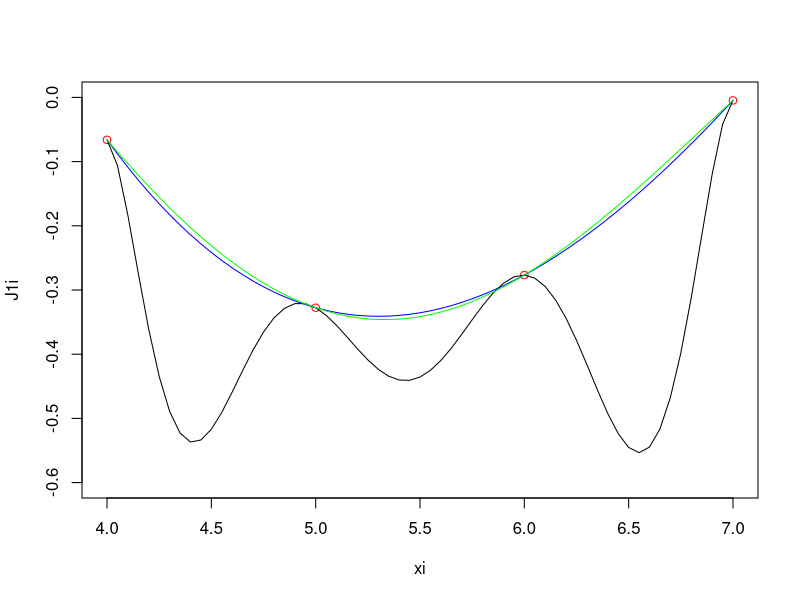

Reproduce this figure in R.
LargCoef <- function(xi, x, j)
{
  N <- length(xi)
  Lj <- 1;
  for(k in 1:N){
    if (j!=k){
      Lj <- Lj*(x-xi[k])/(xi[j]-xi[k])
    }
  }
  return(Lj)
}
DiffLj <- function(xi, x, j)
{
  N <-length(xi)
  dx = 1e-6
  Ljp <- LargCoef(xi, x+dx, j)
  Ljm <- LargCoef(xi, x-dx, j)
  dLj = (Ljp - Ljm)/2/dx
}
LargInter <- function(xi, Fi, x)
{
  N <- length(xi)
  P <- 0;
  for(j in 1:N)
  {
    Lj <- LargCoef(xi, x, j)
    P = P + Lj*Fi[j]
  }
  return(P)
}
HermiteInterp <- function(xi, Fi, dFi, x)
{
  N <- length(xi)
  P <- 0;
  for(j in 1:N){
    Lj <- LargCoef(xi, x ,j)
    dLj <- DiffLj(xi, x, j)
    Hj <-(1- 2*(x-xi[j])*dLj) *Lj*Lj
    Hbarj = (x-xi[j]) *Lj*Lj
    P = P + Hj*Fi[j] + Hbarj*dFi[j]
  }
  return(P)
}
xi <- 4:7
J0i <- c(-0.0660433280,-0.3275791376,-0.2766838581,-0.0046828235)
J1i <- c(-0.0660433280,-0.3275791376,-0.2766838581,-0.0046828235)
J2i <- c(0.3641281459,0.0465651163,-0.2428732100,-0.3014172201)
dJ1i <- c()
for(i in 1:length(xi))
{
  dJ1i[i] = (J0i[i]-J2i[i])/2
}
plot(xi,J1i, col="red", ylim =c(-0.6,0 ))
x <-seq(min(xi),max(xi),by=0.05)
y <-HermiteInterp(xi, J1i, dJ1i,x)
lines(x,y)
y1<- LargInter(xi, J1i, x)
lines(x,y1,col='blue')
y2<- besselJ(x, nu=1)
lines(x, y2, col='green')

